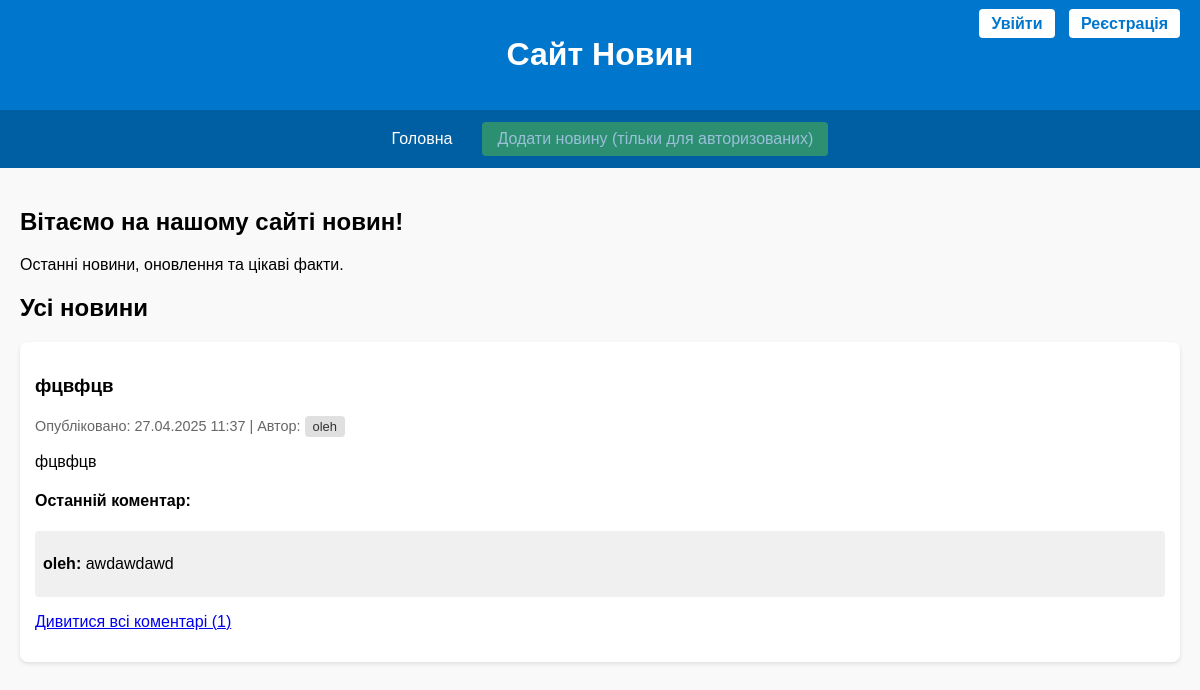
The app's page /, older data.
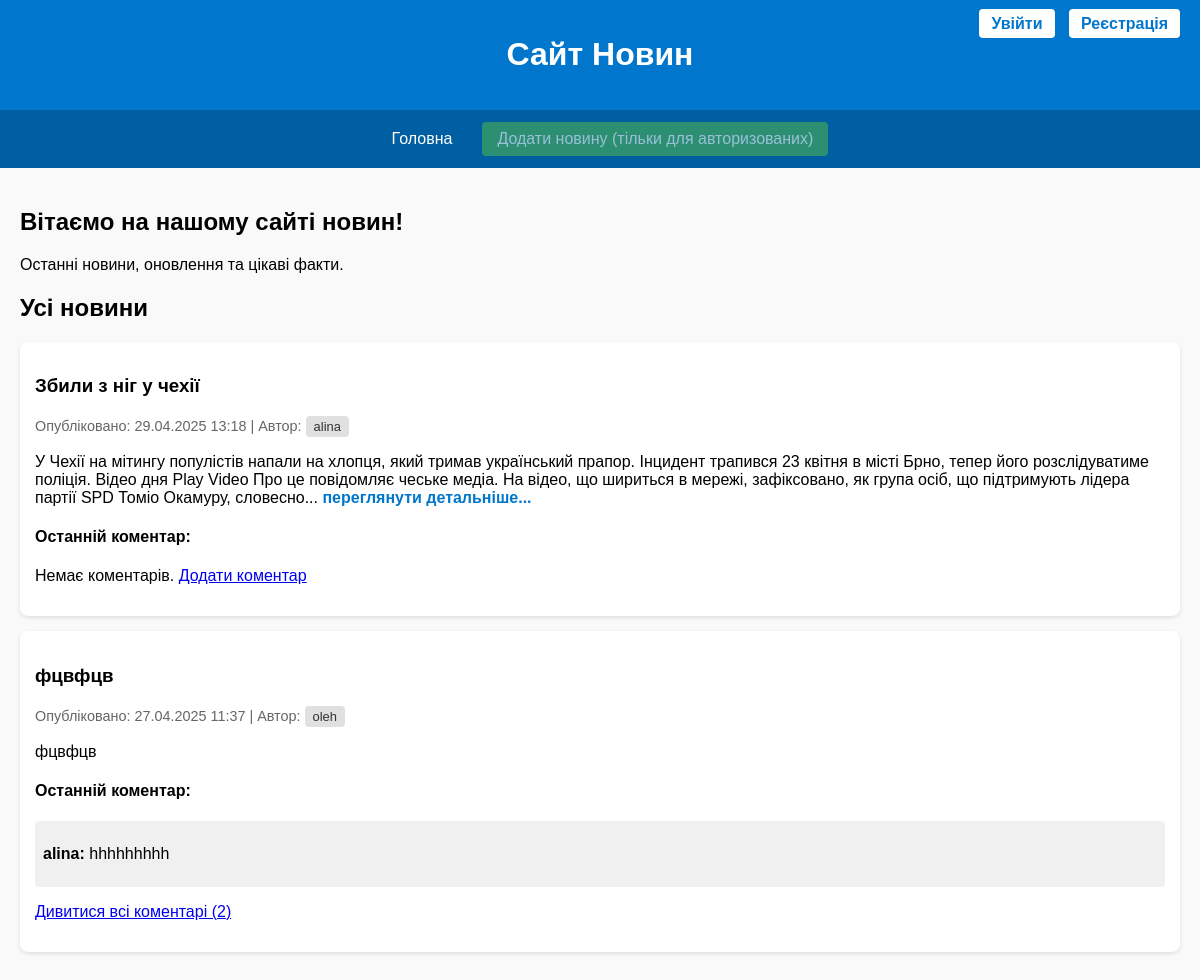
The same page, newer data.
### news/models.py (models this page shows, shortened)
class News(models.Model):
    title = models.CharField(max_length=200)
    content = models.TextField()
    image = models.ImageField(upload_to='news_images/', blank=True, null=True)
    created_at = models.DateTimeField(auto_now_add=True)
    author = models.ForeignKey(User, on_delete=models.CASCADE)
    class Meta:
        verbose_name = 'Новина'
        verbose_name_plural = 'Новини'

class Comment(models.Model):
    news = models.ForeignKey(News, on_delete=models.CASCADE, related_name='comments')
    author = models.ForeignKey(User, on_delete=models.CASCADE)
    content = models.TextField()
    created_at = models.DateTimeField(auto_now_add=True)

### news/views.py (the view)
# urls.py: path('', views.home, name='home'),
def home(request):
    news_list = News.objects.all().order_by('-created_at')[:2]
    if request.method == 'POST':
        news_id = request.POST.get('news_id')
        news = get_object_or_404(News, id=news_id)
        form = CommentForm(request.POST)
        if form.is_valid():
            comment = form.save(commit=False)
            comment.news = news
            comment.author = request.user
            comment.save()
            return redirect('http://127.0.0.1:8000/')
    else:
        form = CommentForm()
    return render(request, 'news/home.html', {
        'news_list': news_list,
        'form': form,
    })

### news/templates/news/home.html (shortened to what this page needs)
<!DOCTYPE html>
<html lang="uk">
<head>
</head>
<body>
<header>
  <h1>Сайт Новин</h1>
  <div class="auth-buttons">
    {% if user.is_authenticated %}
      <a href="/account">Акаунт</a>
    {% else %}
      <a href="/login/">Увійти</a>
      <a href="/register/">Реєстрація</a>
    {% endif %}
  </div>
</header>
<nav>
  <a href="/">Головна</a>
  {% if user.is_authenticated %}
    <div class="add-button">
      <a href="/add_news/">Додати новину</a>
    </div>
  {% else %}
    <div class="add-button disabled-button">
      <a href="#">Додати новину (тільки для авторизованих)</a>
    </div>
  {% endif %}
</nav>
<main>
  <section id="home">
    <h2>Вітаємо на нашому сайті новин!</h2>
    <p>Останні новини, оновлення та цікаві факти.</p>
  </section>
  <section id="all-news">
    <h2>Усі новини</h2>
    <div id="newsContainer">
      {% for item in news_list %}
        <div class="news">
          <h3>{{ item.title }}</h3>
          <p class="news-meta">
            Опубліковано: {{ item.created_at|date:"d.m.Y H:i" }} |
            Автор: <a href="/user_news/{{ item.author.username }}" class="author-btn">{{ item.author.username }}</a>
          </p>
          <p>
            {% with words=item.content.split %}
              {% if words|length > 50 %}
                {{ words|slice:":50"|join:" " }}...
                <a href="/news_detail/{{ item.id }}" class="read-more">переглянути детальніше...</a>
              {% else %}
                {{ item.content }}
              {% endif %}
            {% endwith %}
          </p>
          <div class="comments-section">
            <h4>Останній коментар:</h4>
            {% if item.comments.last %}
              <div class="comment">
                <p><strong>{{ item.comments.last.author.username }}:</strong> {{ item.comments.last.content }}</p>
              </div>
              <p><a href='/comments/{{ item.id }}'>Дивитися всі коментарі ({{ item.comments.count }})</a></p>
            {% else %}
              <p>Немає коментарів. <a href='/comments/{{ item.id }}'>Додати коментар</a></p>
            {% endif %}
          </div>
        </div>
      {% empty %}
        <p>Новин поки що немає.</p>
      {% endfor %}
    </div>
  </section>
</main>
</body>
</html>

Row changes from the older to the newer data that the page shows:
added News: title "Збили з ніг у чехії", created_at "29.04.2025 13:18", author.username "alina", content.split "У Чехії на мітингу популістів напали на хлопця, який тримав український прапор. Інцидент трапився 23 квітня в місті Брно, тепер його розслідуватиме поліція. Відео дня Play Video Про це повідомляє чеське медіа. На відео, що шириться в мережі, зафіксовано, як група осіб, що підтримують лідера партії SPD Томіо Окамуру, словесно"
computed for News "фцвфцв": comments.last.author.username "oleh" → "alina"; comments.last.content "awdawdawd" → "hhhhhhhhh"; comments.count "1" → "2"
